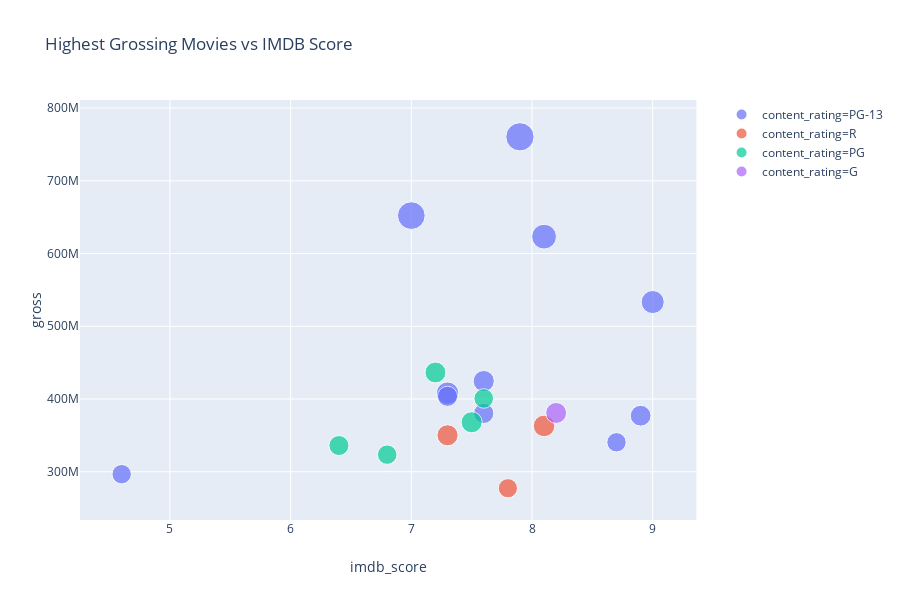

Notebook code cell kept with this figure:
### Markdown cell above
## 4.4 Highest Grossing Movies vs IMDB Scores

### Code cell
px.scatter(df1, x="imdb_score", y="gross", hover_name = 'movie_title', title = 'Highest Grossing Movies vs IMDB Score', color = 'content_rating', size = 'profit')

### Figure 1 — Plotly figure (JSON) as saved in the notebook; plotly's stock layout.template omitted (floating-point values rounded to 4 significant figures)
{"data": [{"hoverlabel": {"namelength": 0}, "hovertemplate": "<b>%{hovertext}</b><br><br>content_rating=PG-13<br>imdb_score=%{x}<br>gross=%{y}<br>profit=%{marker.size}", "hovertext": ["Avatar ", "Jurassic World ", "The Avengers ", "The Dark Knight ", "The Hunger Games ", "The Hunger Games: Catching Fire ", "The Lord of the Rings: The Return of the King ", "Star Wars: Episode III - Revenge of the Sith ", "Spider-Man ", "The Twilight Saga: New Moon ", "The Lord of the Rings: The Two Towers "], "legendgroup": "content_rating=PG-13", "marker": {"color": "#636efa", "size": [523505847, 502177271, 403279547, 348316061, 329999255, 294645577, 283019252, 267262555, 264706375, 246623634, 246478898], "sizemode": "area", "sizeref": 1309000.0, "symbol": "circle"}, "mode": "markers", "name": "content_rating=PG-13", "showlegend": true, "type": "scatter", "x": [7.9, 7, 8.1, 9, 7.3, 7.6, 8.9, 7.6, 7.3, 4.6, 8.7], "xaxis": "x", "y": [760505847, 652177271, 623279547, 533316061, 407999255, 424645577, 377019252, 380262555, 403706375, 296623634, 340478898], "yaxis": "y"}, {"hoverlabel": {"namelength": 0}, "hovertemplate": "<b>%{hovertext}</b><br><br>content_rating=R<br>imdb_score=%{x}<br>gross=%{y}<br>profit=%{marker.size}", "hovertext": ["Deadpool ", "American Sniper ", "The Hangover "], "legendgroup": "content_rating=R", "marker": {"color": "#EF553B", "size": [305024263, 291323553, 242313371], "sizemode": "area", "sizeref": 1309000.0, "symbol": "circle"}, "mode": "markers", "name": "content_rating=R", "showlegend": true, "type": "scatter", "x": [8.1, 7.3, 7.8], "xaxis": "x", "y": [363024263, 350123553, 277313371], "yaxis": "y"}, {"hoverlabel": {"namelength": 0}, "hovertemplate": "<b>%{hovertext}</b><br><br>content_rating=PG<br>imdb_score=%{x}<br>gross=%{y}<br>profit=%{marker.size}", "hovertext": ["Despicable Me 2 ", "Shrek 2 ", "Minions ", "Frozen ", "The Secret Life of Pets "], "legendgroup": "content_rating=PG", "marker": {"color": "#00cc96", "size": [292049635, 286471036, 262029560, 250736600, 248505540], "sizemode": "area", "sizeref": 1309000.0, "symbol": "circle"}, "mode": "markers", "name": "content_rating=PG", "showlegend": true, "type": "scatter", "x": [7.5, 7.2, 6.4, 7.6, 6.8], "xaxis": "x", "y": [368049635, 436471036, 336029560, 400736600, 323505540], "yaxis": "y"}, {"hoverlabel": {"namelength": 0}, "hovertemplate": "<b>%{hovertext}</b><br><br>content_rating=G<br>imdb_score=%{x}<br>gross=%{y}<br>profit=%{marker.size}", "hovertext": ["Finding Nemo "], "legendgroup": "content_rating=G", "marker": {"color": "#ab63fa", "size": [286838870], "sizemode": "area", "sizeref": 1309000.0, "symbol": "circle"}, "mode": "markers", "name": "content_rating=G", "showlegend": true, "type": "scatter", "x": [8.2], "xaxis": "x", "y": [380838870], "yaxis": "y"}], "layout": {"height": 600, "legend": {"itemsizing": "constant", "tracegroupgap": 0}, "title": {"text": "Highest Grossing Movies vs IMDB Score"}, "xaxis": {"anchor": "y", "domain": [0, 0.98], "title": {"text": "imdb_score"}}, "yaxis": {"anchor": "x", "domain": [0, 1], "title": {"text": "gross"}}}}
